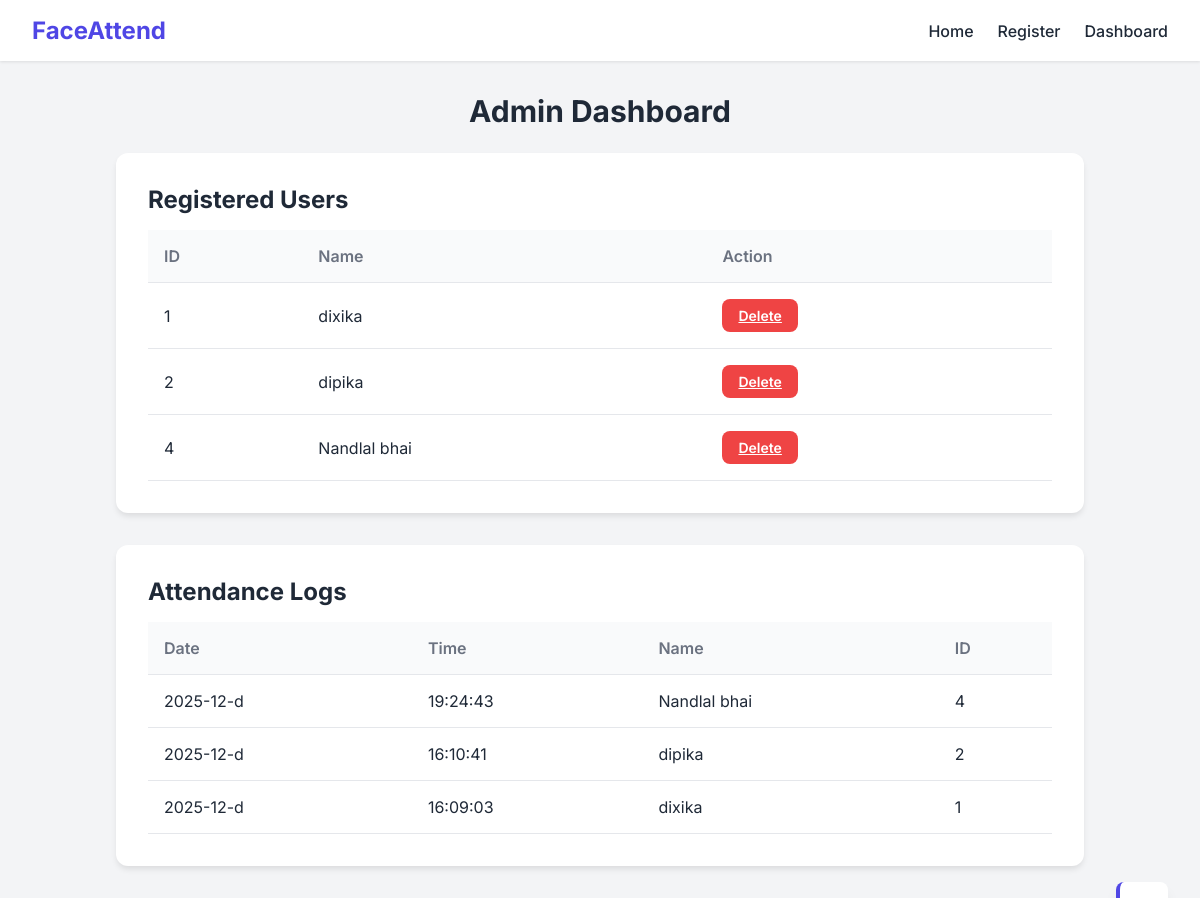
/dashboard, run on the app's committed database.
### tables this page shows
CREATE TABLE users
                 (id INTEGER PRIMARY KEY AUTOINCREMENT, name TEXT);

CREATE TABLE attendance
                 (id INTEGER PRIMARY KEY AUTOINCREMENT, 
                  user_id INTEGER, 
                  date TEXT, 
                  time TEXT,
                  FOREIGN KEY(user_id) REFERENCES users(id));

### app.py (the view)
@app.route('/dashboard')
def dashboard():
    conn = get_db_connection()
    users = conn.execute('SELECT * FROM users').fetchall()
    query = '''SELECT a.id, u.name, a.date, a.time, a.user_id
               FROM attendance a
               JOIN users u ON a.user_id = u.id
               ORDER BY a.date DESC, a.time DESC'''
    attendance = conn.execute(query).fetchall()
    conn.close()
    return render_template('dashboard.html', users=users, attendance=attendance)

### app.py (called while the page is built)
def get_db_connection():
    conn = sqlite3.connect(DB_FILE)
    conn.row_factory = sqlite3.Row
    return conn

### templates/dashboard.html
{% extends 'base.html' %}
{% block content %}
<h1 class="page-title">Admin Dashboard</h1>
<div class="card">
    <h2>Registered Users</h2>
    <div class="table-container">
        <table>
            <thead>
                <tr>
                    <th>ID</th>
                    <th>Name</th>
                    <th>Action</th>
                </tr>
            </thead>
            <tbody>
                {% for user in users %}
                <tr>
                    <td>{{ user['id'] }}</td>
                    <td>{{ user['name'] }}</td>
                    <td>
                        <a href="{{ url_for('delete_user', id=user['id']) }}" class="btn btn-danger"
                            style="padding: 0.5rem 1rem; font-size: 0.875rem;"
                            onclick="return confirm('Are you sure?')">Delete</a>
                    </td>
                </tr>
                {% else %}
                <tr>
                    <td colspan="3">No users found.</td>
                </tr>
                {% endfor %}
            </tbody>
        </table>
    </div>
</div>
<div class="card">
    <h2>Attendance Logs</h2>
    <div class="table-container">
        <table>
            <thead>
                <tr>
                    <th>Date</th>
                    <th>Time</th>
                    <th>Name</th>
                    <th>ID</th>
                </tr>
            </thead>
            <tbody>
                {% for log in attendance %}
                <tr>
                    <td>{{ log['date'] }}</td>
                    <td>{{ log['time'] }}</td>
                    <td>{{ log['name'] }}</td>
                    <td>{{ log['user_id'] }}</td>
                </tr>
                {% else %}
                <tr>
                    <td colspan="4">No attendance records yet.</td>
                </tr>
                {% endfor %}
            </tbody>
        </table>
    </div>
</div>
{% endblock %}

### templates/base.html (shortened to what this page needs)
<!DOCTYPE html>
<html lang="en">
<head>
    <link rel="stylesheet" href="{{ url_for('static', filename='css/style.css') }}">
</head>
<body>
    <nav class="navbar">
        <div class="nav-brand">FaceAttend</div>
        <div class="nav-links">
            <a href="{{ url_for('index') }}" class="nav-item">Home</a>
            <a href="{{ url_for('register') }}" class="nav-item">Register</a>
            <a href="{{ url_for('dashboard') }}" class="nav-item">Dashboard</a>
        </div>
    </nav>
    <div class="container">
        {% block content %}{% endblock %}
    </div>
    <div id="toast" class="toast hidden"></div>
</body>
</html>

### static/css/style.css (style rules this page uses)
:root { --primary: #4F46E5; --primary-hover: #4338ca; --bg-color: #f3f4f6; --card-bg: #ffffff; --text-color: #1f2937; --text-muted: #6b7280; --border-color: #e5e7eb; --success: #10b981; --error: #ef4444; }
* { box-sizing: border-box; margin: 0; padding: 0; font-family: 'Inter', sans-serif; }
body { background-color: var(--bg-color); color: var(--text-color); min-height: 100vh; }
.navbar { background: var(--card-bg); padding: 1rem 2rem; display: flex; justify-content: space-between; align-items: center; box-shadow: 0 1px 3px rgba(0,0,0,0.1); position: sticky; top: 0; z-index: 50; }
.nav-brand { font-size: 1.5rem; font-weight: 700; color: var(--primary); }
.nav-links { display: flex; gap: 1.5rem; }
.nav-item { text-decoration: none; color: var(--text-color); font-weight: 500; transition: color 0.2s; }
.container { max-width: 1000px; margin: 2rem auto; padding: 0 1rem; }
.card { background: var(--card-bg); border-radius: 12px; padding: 2rem; box-shadow: 0 4px 6px -1px rgba(0, 0, 0, 0.1); margin-bottom: 2rem; }
.page-title { font-size: 1.875rem; font-weight: 700; margin-bottom: 1.5rem; text-align: center; }
.btn { display: inline-flex; align-items: center; justify-content: center; padding: 0.75rem 1.5rem; border-radius: 8px; border: none; font-weight: 600; cursor: pointer; transition: all 0.2s; font-size: 1rem; }
.btn-danger { background-color: var(--error); color: white; }
.table-container { overflow-x: auto; }
table { width: 100%; border-collapse: collapse; margin-top: 1rem; }
th, td { padding: 1rem; text-align: left; border-bottom: 1px solid var(--border-color); }
th { background-color: #f9fafb; font-weight: 600; color: var(--text-muted); }
.toast { position: fixed; bottom: 2rem; right: 2rem; padding: 1rem 1.5rem; background: white; border-left: 4px solid var(--primary); border-radius: 8px; box-shadow: 0 10px 15px -3px rgba(0, 0, 0, 0.1); transform: translateY(150%); transition: transform 0.3s; z-index: 100; }

### data on the page
users: id "1", name "dixika"
users: id "2", name "dipika"
users: id "4", name "Nandlal bhai"
attendance: date "2025-12-d", time "19:24:43", name "Nandlal bhai", user_id "4"
attendance: date "2025-12-d", time "16:10:41", name "dipika", user_id "2"
attendance: date "2025-12-d", time "16:09:03", name "dixika", user_id "1"
